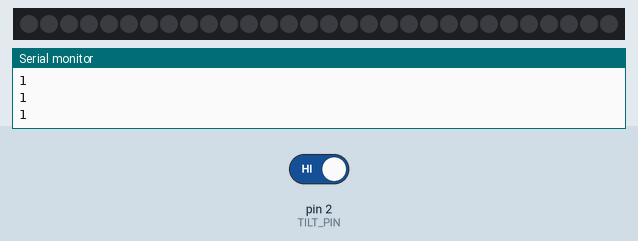
Simulated run of this sketch. Board: Arduino Uno, built with avr-gcc and run on an emulated ATmega328P. Shown: 30 RGB LEDs in strip order, left to right, the last lines printed to the serial monitor. Inputs (shaded band) come from the test bench; at power-on: pin 2 (TILT_PIN) HIGH.

Above: at 1.2 s.
1.3 s: pin 2 (TILT_PIN) driven LOW
At 2.1 s:
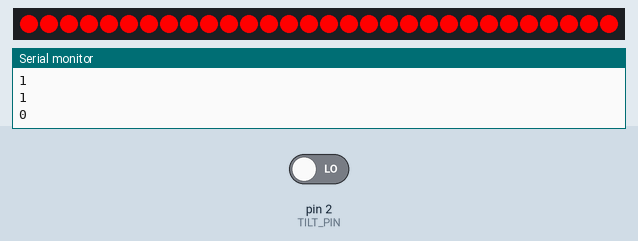
Timing chart, 0 to 4.3 s (numbered marks = the images above; inputs shaded):
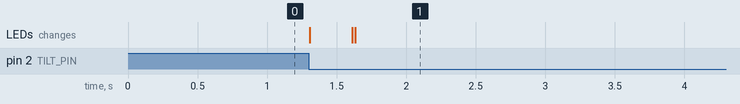

Measured:
- after the input at 1.3 s, the LEDs: first change at once (image 1 shows a later state)

The sketch:

light_boots.ino
```cpp
#include <FastLED.h>

#define LED_PIN 7
#define TILT_PIN 2
#define NUM_LEDS 30

CRGB leds[NUM_LEDS];


void setup() {
  // put your setup code here, to run once:
  FastLED.addLeds<WS2812, LED_PIN, GRB>(leds, NUM_LEDS);
  FastLED.clear();
  pinMode(TILT_PIN, INPUT);
  Serial.begin(9600);
}

void loop() {
  // put your main code here, to run repeatedly:
//  leds[0] = CRGB(255,0,0);
//  FastLED.show();
//  delay(1000);
//  leds[1] = CRGB(0,255,0);
//  FastLED.show();
//  delay(1000);
//  leds[2] = CRGB(0,0,255);
//  FastLED.show();
//  delay(1000);

//For red
int reading = digitalRead(TILT_PIN);
  Serial.println(reading);
if(reading == 0) {

  for(int i=0;i<30;i++) {
    leds[i] = CRGB(255,0,0);
    FastLED.show();
  delay(10);
  }
  for(int i=30;i>=0;i--) {
    leds[i] = CRGB(0,0,0);
    FastLED.show();
  delay(10);
  }

  //For green
  for(int i=0;i<30;i++) {
    leds[i] = CRGB(0,255,0);
    FastLED.show();
  delay(10);
  }
  for(int i=30;i>=0;i--) {
    leds[i] = CRGB(0,0,0);
    FastLED.show();
  delay(10);
  }

//For blue
  for(int i=0;i<30;i++) {
    leds[i] = CRGB(0,0,255);
    FastLED.show();
  delay(10);
  }
  for(int i=30;i>=0;i--) {
    leds[i] = CRGB(0,0,0);
    FastLED.show();
  delay(10);
  }
}
}
```
